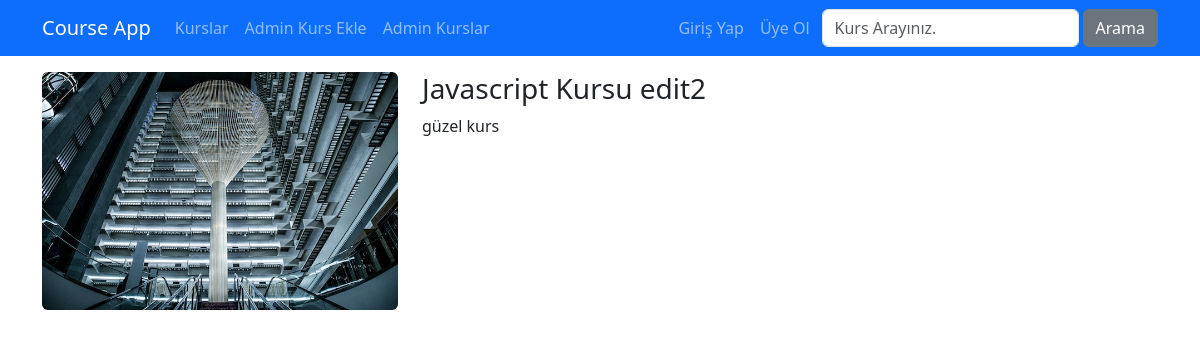
Screenshot of /kurs/javascript-kursu with the database file from the repository.
### courses/models.py (models this page shows, shortened)
class Course(models.Model):
    title = models.CharField(max_length=50)
    description = models.TextField()
    image = models.ImageField(upload_to="images", default="")
    date = models.DateField(auto_now=True)
    isActive = models.BooleanField(default=False)
    isHome = models.BooleanField(default=False)
    slug = models.SlugField(default="", blank=True, null=False, unique=True, db_index=True)
    categories = models.ManyToManyField(Category)

### courses/views.py (the view)
# urls.py: path('<slug:slug>', details, name="course_details"),
def details(request, slug):
    course = get_object_or_404(Course, slug= slug)
    context = dict(
        course = course
    )
    return render(request, "courses/details.html", context)

### courses/templates/courses/details.html (shortened to what this page needs)
{% extends 'layout.html' %}
{% load static %}
{% block css_files %}
    <link rel="stylesheet" href="{% static 'courses/css/style.css' %}">
{% endblock %}
{% block content %}
    <div class="container mt-3">
        <div class="row">
            <div class="col-4">
                <img class="img-fluid rounded" src="{{ course.image.url }}" alt="{{ course.title }}">
            </div>
            <div class="col-8">
               <h1 class="h3">{{ course.title }}</h1>
               <p>
                {{ course.description }}
               </p>
            </div>
        </div>
    </div>
{% endblock content %}

### rows the page displays
Course: image (picture), title "Javascript Kursu edit2", description "güzel kurs"
